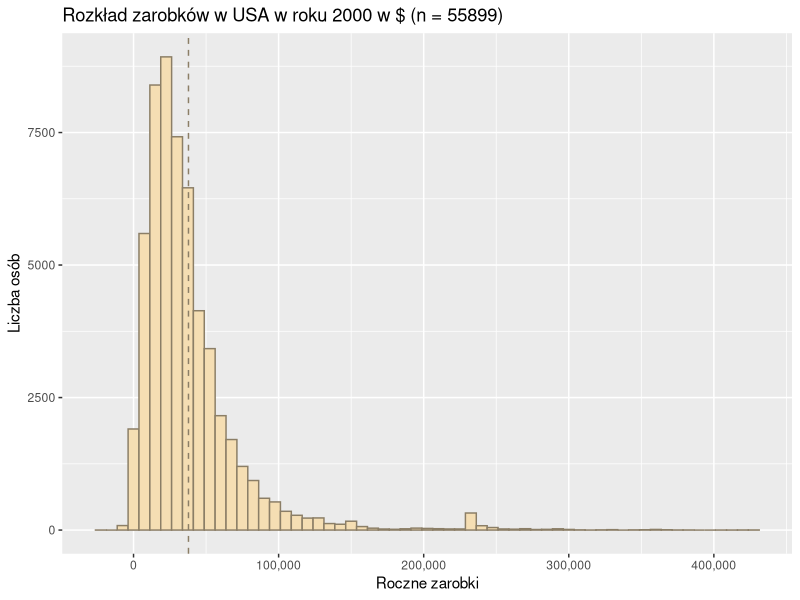
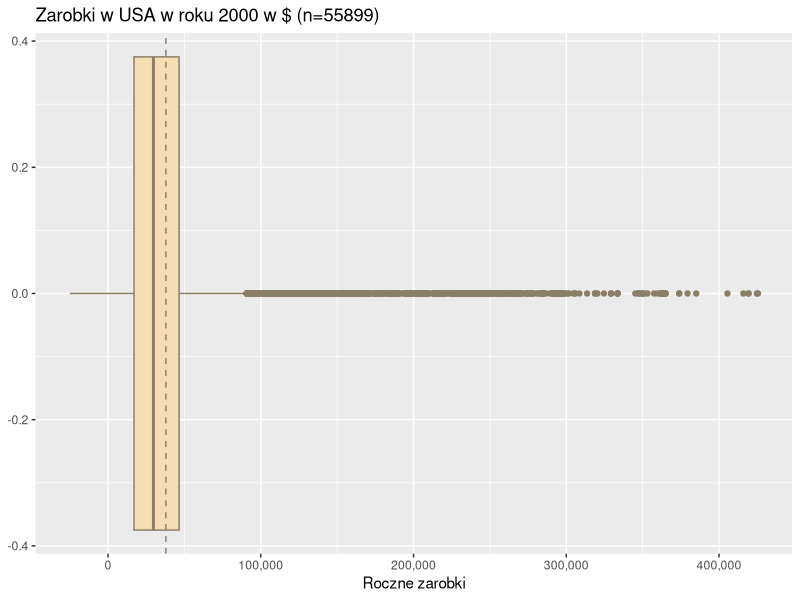
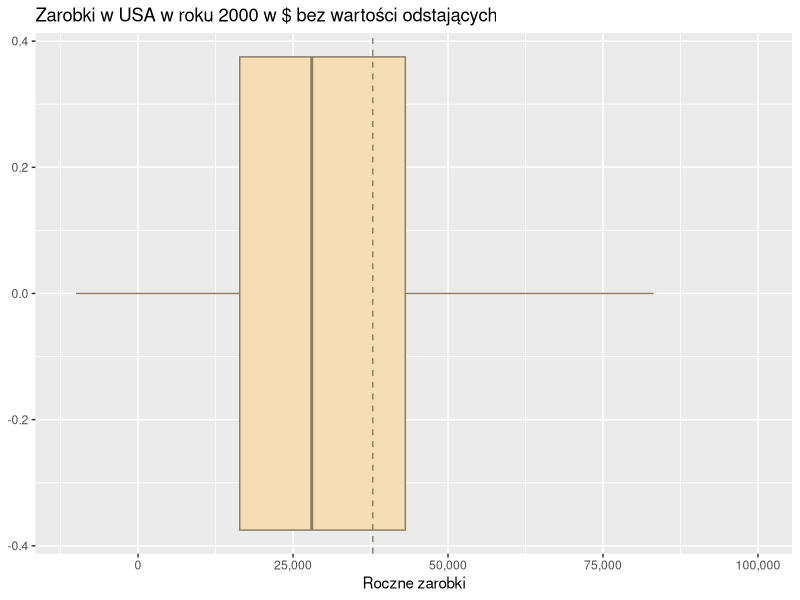
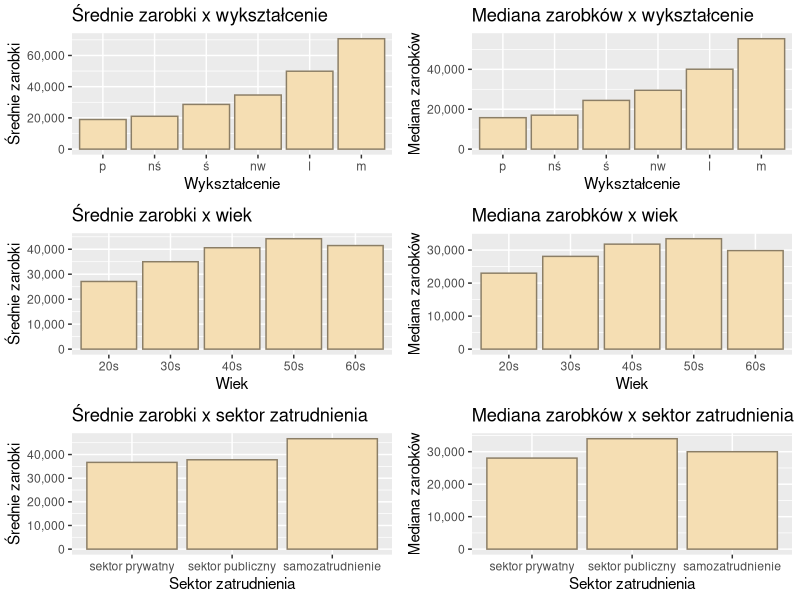
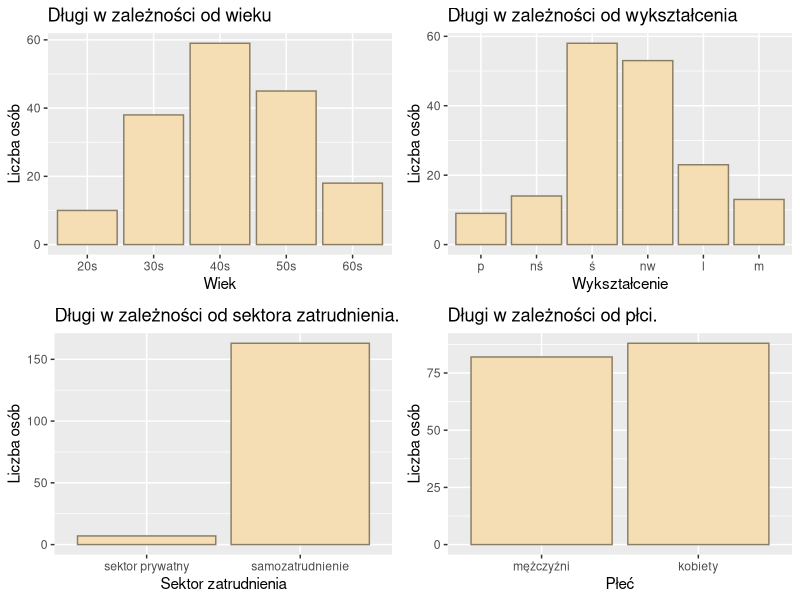
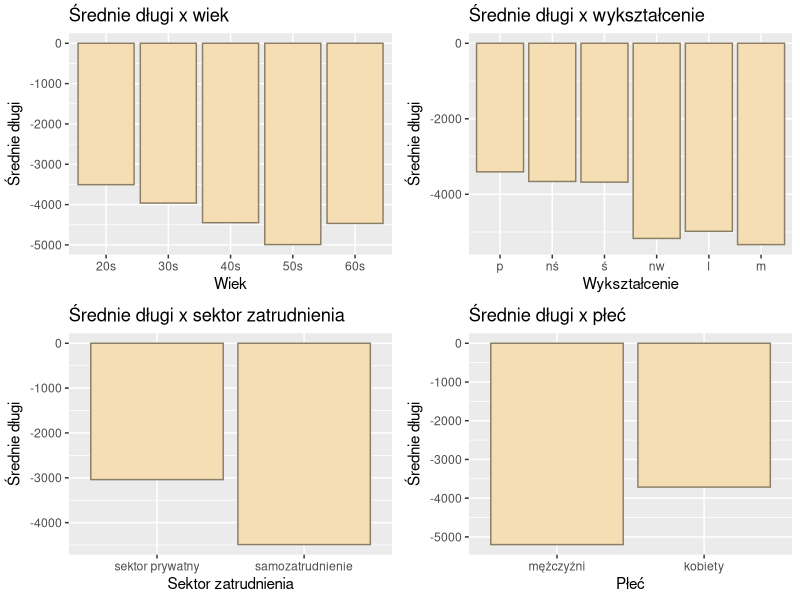
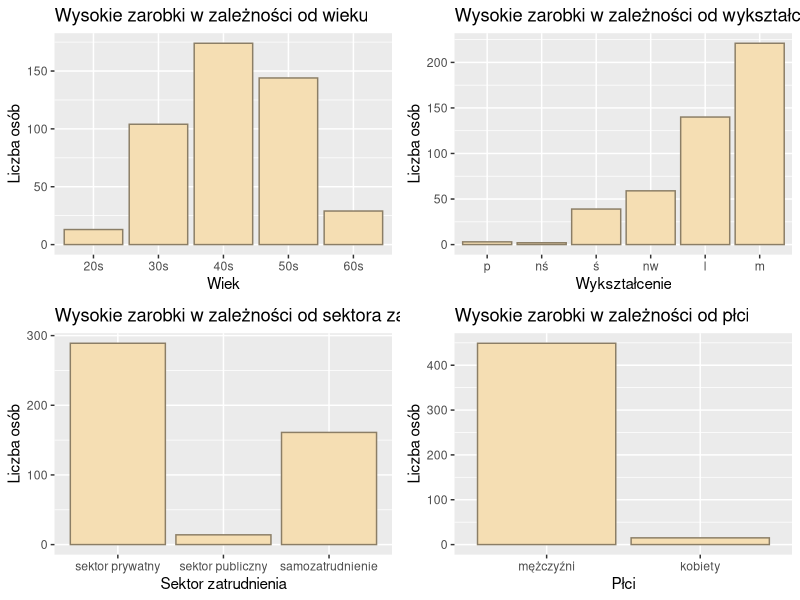
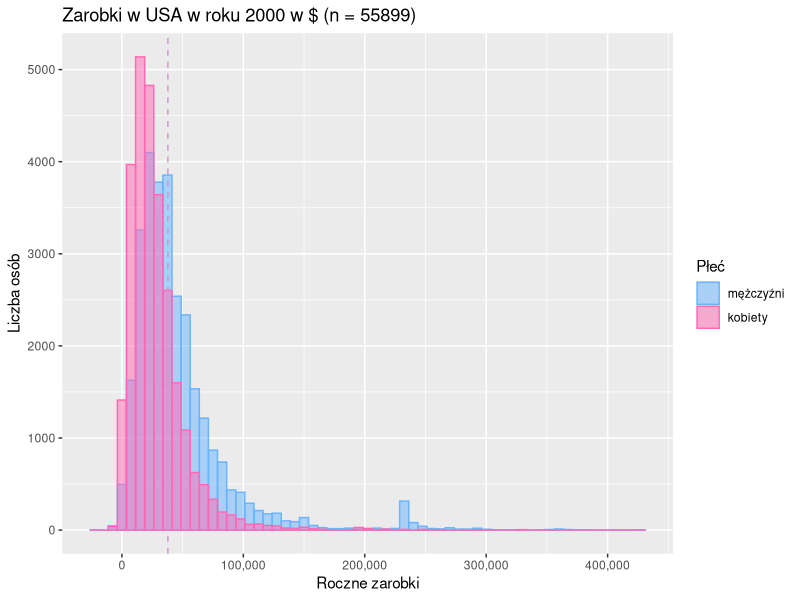

The R script that drew these images, in order:
## ---- chunk 1
knitr::opts_chunk$set(echo = TRUE)
## ---- chunk 2
data <- read.table('income.txt') #ustalenie pliku z danymi jako zmienną w R
colnames(data) = c('id', 'age', 'education', 'sex', 'salary', 'sector') #zmiana nazw kolumn dla ułatwienia pracy 
women <- subset(data, sex == 2) #tworzymy pomocniczą tabelę tylko dla kobiet
men <- subset(data, sex == 1) #podobnie dla mężczyzn
data$sex <- as.factor(data$sex) #zapisujemy płeć jako factor
levels(data$sex) <- c('mężczyźni', 'kobiety') #zmieniamy nazwy, żeby płcie się wyświetlały jako mężczyzna i kobieta, a nie 1 i 2
data$education <- as.factor(data$education) #analogicznie dla edukacji
levels(data$education) <- c('podstawowe', 'niepełne średnie', 'średnie', 'niepełne wyższe', 'licencjat', 'magisterium')
data$sector <- as.factor(data$sector) #i sektora
levels(data$sector) <- c('sektor prywatny', 'sektor publiczny', 'samozatrudnienie')
age_group <- dplyr::case_when(
      data$age <= 29            ~ "20s",
      data$age > 29 & data$age <= 39 ~ "30s",
      data$age > 39 & data$age <= 49 ~ "40s",
      data$age > 49 & data$age <= 59 ~ "50s",
      data$age > 59 ~ "60s"
    ) #ustawiamy przedziały dla wieku, aby nie wyświetlało lat oddzielnie, tylko w grupach 25-29, 30-39, 40-49, 50-59 i 60-65
data$age_group = factor(age_group, level = c('20s', '30s', '40s', '50s', '60s')) #tworzę nową kolumnę będącą faktorem grup wiekowych
## ---- chunk 3
library(ggplot2) #otwarcie biblioteki umożliwiającej rysowanie wykresów
library(scales) #otwarcie biblioteki umożliwiającej zmianę skali na wykresie; użyta ze względów estetycznych


ggplot(data, aes(x=salary)) + #określenie tabeli danych, a także jej konkretnej zmiennej, dla której rysujemy wykres
  geom_histogram(binwidth = 7500, color='wheat4', fill='wheat') + #określamy typ wykresu, szerokość słupków, a także jego kolor aby był jak najbardziej czytelny
  geom_vline(aes(xintercept=mean(salary)), linetype='dashed', color = 'wheat4') + #rysujemy linię, która wskazuje średni zarobek 
  labs(title='Rozkład zarobków w USA w roku 2000 w $ (n = 55899)', x = 'Roczne zarobki', y = 'Liczba osób') + #tytułujemy histogram oraz jego osie
  scale_x_continuous(labels=comma) #określamy skalę osi x, aby nie pokazywały się wartości w notacji naukowej
## ---- chunk 4
summary(data) #tabela z wybranymi statystykami, a także liczbą poszczególnych zmiennych jakościowych
## ---- chunk 5
ggplot(data, aes(x=salary)) + #ustalenie tabeli danych, z której korzystamy przy badaniu
  geom_boxplot(color='wheat4', fill='wheat') + #określamy typ wykresu, w tym przypadku wykres pudełkowy, a także wybieramy jego kolor
  geom_vline(aes(xintercept=mean(salary)), linetype='dashed', color = 'wheat4') + #linia wyznaczająca średnią zarobkową
  labs(title='Zarobki w USA w roku 2000 w $ (n=55899)', x = 'Roczne zarobki') + #tytułujemy wykres oraz jego oś
  scale_x_continuous(labels=comma) #analogia do histogramu powyżej
## ---- chunk 6
ggplot(data, aes(x=salary)) + #analogicznie
  geom_boxplot(color='wheat4', fill='wheat', outlier.shape=NA) + #analogicznie + ustawiamy kształt wartości odstających na NA, zatem aby były niewidoczne
  geom_vline(aes(xintercept=mean(salary)), linetype='dashed', color = 'wheat4') + #analogicznie
  labs(title='Zarobki w USA w roku 2000 w $ bez wartości odstających', x='Roczne zarobki') + #analogicznie
  scale_x_continuous(labels=comma, limits=c(-11000,100000)) #analogicznie + zmiana limitu osi na (-11000, 100000), aby pudełko było większe
## ---- chunk 7
library(ggpubr) #biblioteka umożliwiająca mi umieszczenie wielu wykresów na niewielkim obszarze

w1 <- ggplot(data, aes(education, salary)) +
  geom_bar(position = 'dodge', stat = 'summary', fun = 'mean', color='wheat4', fill='wheat') + #sporządzenie wykresu słupkowego, którego wysokość to średnie zarobki, wszystkie robione analogicznie
  labs(title = 'Średnie zarobki x wykształcenie', x = 'Wykształcenie', y = 'Średnie zarobki') + #tytuł wykresu oraz osi
  scale_y_continuous(labels = comma) + #zmiana wyświetlanych liczb
  scale_x_discrete(labels=c('p', 'nś', 'ś', 'nw', 'l', 'm')) #na koniec smieniam nazwy na skróty, aby wykres był czytelniejszy

#wszystkie kolejne wykresy robię analogicznie do pierwszego, zmieniając jedynie nazwę wykresu i osi y oraz funkcję ze średniej na medianę

w3 <- ggplot(data, aes(age_group, salary)) +
  geom_bar(position = 'dodge', stat = 'summary', fun = 'mean', color='wheat4', fill='wheat') +
  labs(title = 'Średnie zarobki x wiek', x = 'Wiek', y = 'Średnie zarobki')+
  scale_y_continuous(labels = comma)

w5 <- ggplot(data, aes(sector, salary)) +
  geom_bar(position = 'dodge', stat = 'summary', fun = 'mean', color='wheat4', fill='wheat') +
  labs(title = 'Średnie zarobki x sektor zatrudnienia', x = 'Sektor zatrudnienia', y = 'Średnie zarobki') +
  scale_y_continuous(labels = comma)

w2 <- ggplot(data, aes(education, salary)) +
  geom_bar(position = 'dodge', stat = 'summary', fun = 'median', color='wheat4', fill='wheat') + #sporządzenie wykresu słupkowego, którego wysokość to średnie zarobki, wszystkie robione analogicznie
  labs(title = 'Mediana zarobków x wykształcenie', x = 'Wykształcenie', y = 'Mediana zarobków') +
  scale_y_continuous(labels = comma) +
  scale_x_discrete(labels=c('p', 'nś', 'ś', 'nw', 'l', 'm'))

w4 <- ggplot(data, aes(age_group, salary)) +
  geom_bar(position = 'dodge', stat = 'summary', fun = 'median', color='wheat4', fill='wheat') +
  labs(title = 'Mediana zarobków x wiek', x = 'Wiek', y = 'Mediana zarobków')+
  scale_y_continuous(labels = comma)

w6 <- ggplot(data, aes(sector, salary)) +
  geom_bar(position = 'dodge', stat = 'summary', fun = 'median', color='wheat4', fill='wheat') +
  labs(title = 'Mediana zarobków x sektor zatrudnienia', x = 'Sektor zatrudnienia', y = 'Mediana zarobków') +
  scale_y_continuous(labels = comma)

ggarrange(w1, w2, w3, w4, w5, w6, ncol = 2, nrow = 3) #ustawienie wykresów w dwóch kolumnach po trzy wykresy każda
## ---- chunk 8
debt <- subset(data, salary<0) #stworzenie tabeli, gdzie jedyne wartości zarobkowe to wartości ujemne
str(debt) #sprawdzenie liczby osób mających długi
## ---- chunk 9
#wykresy wykonuję analogicznie do poprzednich, zmieniając jedynie nazwy, oraz typ wykresu (stat = count pokazujący wykres pokazujący liczebność danej kategorii)
d1 <- ggplot(debt, aes(age_group)) +
  geom_bar(stat='count', color = 'wheat4', fill = 'wheat') +
  labs(title = 'Długi w zależności od wieku', x = 'Wiek', y='Liczba osób')

d2 <- ggplot(debt, aes(education)) +
  geom_bar(stat='count', color='wheat4', fill = 'wheat') +
  labs(title='Długi w zależności od wykształcenia', x='Wykształcenie', y='Liczba osób') +
  scale_x_discrete(labels=c('p', 'nś', 'ś', 'nw', 'l', 'm'))

d3 <- ggplot(debt, aes(sector)) +
  geom_bar(stat='count', color = 'wheat4', fill = 'wheat') +
  labs(title='Długi w zależności od sektora zatrudnienia.', x = 'Sektor zatrudnienia', y='Liczba osób') 

d4 <- ggplot(debt, aes(sex)) +
  geom_bar(stat='count', color = 'wheat4', fill='wheat') +
  labs(title='Długi w zależności od płci.', x='Płeć', y='Liczba osób')

ggarrange(d1, d2, d3, d4, ncol=2, nrow=2) #4 wykresy w 2 kolumnach i 2 rzędach
## ---- chunk 10
#wykresy analogiczne
b1 <- ggplot(debt, aes(x=age_group, y=salary)) +
  geom_bar(position = 'dodge', stat = 'summary', fun = 'mean', color='wheat4', fill='wheat') +
  labs(title='Średnie długi x wiek', x='Wiek', y='Średnie długi')

b2 <- ggplot(debt, aes(x=education, y=salary)) +
  geom_bar(position = 'dodge', stat = 'summary', fun = 'mean', color='wheat4', fill='wheat') +
  labs(title='Średnie długi x wykształcenie', x='Wykształcenie', y='Średnie długi') +
  scale_x_discrete(labels=c('p', 'nś', 'ś', 'nw', 'l', 'm'))

b3 <- ggplot(debt, aes(x=sector, y=salary)) +
  geom_bar(position = 'dodge', stat = 'summary', fun = 'mean', color='wheat4', fill='wheat') +
  labs(title='Średnie długi x sektor zatrudnienia', x='Sektor zatrudnienia', y='Średnie długi')

b4 <- ggplot(debt, aes(x=sex, y=salary)) +
  geom_bar(position = 'dodge', stat = 'summary', fun = 'mean', color='wheat4', fill='wheat') +
  labs(title='Średnie długi x płeć', x='Płeć', y='Średnie długi')

ggarrange(b1, b2, b3, b4, ncol=2, nrow=2)
## ---- chunk 11
summary(debt$salary) #podsumowanie jedynie dla kolumny z zarobkami
## ---- chunk 12
hill <- subset(data, salary>=225000 & salary<=250000) #poniższe kody będą analogiczne do analizy długów, zatem ominę komentarze
str(hill)
## ---- chunk 13
#analogicznie do długów
g1 <- ggplot(hill, aes(age_group)) +
  geom_bar(stat='count', color = 'wheat4', fill='wheat') +
  labs(title='Wysokie zarobki w zależności od wieku', x='Wiek', y='Liczba osób') 

g2 <- ggplot(hill, aes(education)) +
  geom_bar(stat='count', color = 'wheat4', fill='wheat') +
  labs(title='Wysokie zarobki w zależności od wykształcenia', x='Wykształcenie', y='Liczba osób') +
  scale_x_discrete(labels=c('p', 'nś', 'ś', 'nw', 'l', 'm'))

g3 <- ggplot(hill, aes(sector)) +
  geom_bar(stat='count', color = 'wheat4', fill='wheat') +
  labs(title='Wysokie zarobki w zależności od sektora zatrudnienia', x='Sektor zatrudnienia', y='Liczba osób')

g4 <- ggplot(hill, aes(sex)) +
  geom_bar(stat='count', color = 'wheat4', fill='wheat') +
  labs(title='Wysokie zarobki w zależności od płci', x='Płci', y='Liczba osób')

ggarrange(g1, g2, g3, g4, ncol=2, nrow=2)
## ---- chunk 14
ggplot(data, aes(x=salary,color = sex, fill=sex)) + #określenie tabeli danych, a także jej konkretnej zmiennej, dla której rysujemy wykres, ustalamy, że kolor będzie różny w zależności od płci
  geom_histogram(binwidth = 7500, alpha=0.5, position = 'identity') + #określamy typ wykresu, szerokość słupków, ustalamy aby był bardziej przezroczysty oraz aby mieć dwa nałożone na siebie histogramy, zamiast jednego z podziałem na części dotyczące płci
  geom_vline(aes(xintercept=mean(salary)), linetype='dashed', color = 'plum3') +
  labs(title='Zarobki w USA w roku 2000 w $ (n = 55899)', x='Roczne zarobki', y='Liczba osób', fill = 'Płeć', color = 'Płeć') + #tytuujemy histogram oraz jego osie, a także legendę
  scale_x_continuous(labels=comma) +
  scale_color_manual(values=c("#69b4ff", '#ff69b4')) + #Zmiana kolorów dla obu wykresów, aby kolory były bardziej intuicyjne - kobiety różowy, a mężczyźni niebieski
  scale_fill_manual(values=c("#69b4ff", '#ff69b4')) #jak wyżej, tylko tym razem kolor wypełnienia obu słupków
## ---- chunk 15
#wykres posiada analogie do pozostałych wykresów pudełkowych oraz powyższego histogramu
ggplot(data, aes(x=salary, y=sex, color = sex, fill = sex)) +
  geom_boxplot(alpha = 0.5) + 
  labs(title='Zarobki w USA w roku 2000 w $ w zależności od płci (n=55899)', x = "Roczne zarobki", y='Płeć', color = 'Płeć', fill='Płeć') +
  geom_vline(aes(xintercept=mean(salary)), linetype='dashed', color = 'plum3') +
  scale_x_continuous(labels=comma) +
  scale_color_manual(values=c("#69b4ff", '#ff69b4')) +
  scale_fill_manual(values=c("#69b4ff", '#ff69b4'))
## ---- chunk 16
#analogicznie
ggplot(data, aes(x=salary, y=sex, color = sex, fill = sex)) +
  geom_boxplot(outlier.shape=NA, alpha = 0.5) + 
  labs(title='Zarobki w USA w roku 2000 w $ w zależności od płci bez wartości odstających (n=55899)', x='Roczne zarobki', y='Płeć', color='Płeć', fill = 'Płeć') +
  geom_vline(aes(xintercept=mean(salary)), linetype='dashed', color = 'plum3') +
  scale_x_continuous(labels=comma, limits=c(-30000, 100000)) +
  scale_color_manual(values=c("#69b4ff", '#ff69b4')) +
  scale_fill_manual(values=c("#69b4ff", '#ff69b4'))
## ---- chunk 17
#wykresy analogiczne do pozostałych 
a1 <- ggplot(data, aes(education, salary, fill = sex)) +
  geom_bar(position = 'dodge', stat = 'summary', fun = 'mean') +
  labs(title='Zarobki wzgl. wykształcenia dla płci', x='Wykształcenie', y='Średnie zarobki', fill='Płeć') +
  scale_y_continuous(labels = comma) +
  scale_fill_manual(values=c("#69b4ff", '#ff69b4'))

a2 <- ggplot(data, aes(age_group, salary, fill = sex)) +
  geom_bar(position = 'dodge', stat = 'summary', fun = 'mean') +
  labs(title='Zarobki wzgl. wieku dla płci', x='Wiek', y='Średnie zarobki', fill='Płeć') +
  scale_y_continuous(labels = comma) +
  scale_fill_manual(values=c("#69b4ff", '#ff69b4'))

a3 <- ggplot(data, aes(sector, salary, fill = sex)) + geom_bar(position = 'dodge', stat = 'summary', fun = 'mean') +
  labs(title='Zarobki wzgl. sektora zatrudnienia dla płci', x='Sektor zatrudnienia', y='Średnie zarobki', fill='Płeć') +
  scale_y_continuous(labels = comma) +
  scale_fill_manual(values=c("#69b4ff", '#ff69b4'))

ggarrange(a1, a2, a3, ncol = 1, nrow = 3) #tym razem jedna kolumna i trzy rzędy
## ---- chunk 18
q1 <- quantile(data$salary)[2] #pierwszy kwartyl przypisany do pewnej zmiennej q1
q3 <- quantile(data$salary)[4] #trzeci kwartyl przypisany do pewnej zmiennej q3
m <- quantile(data$salary)[3] #mediana przypisana do pewnej zmiennej m
iqn <- q3-q1 #rozrzut międzykwartylowy
## ---- chunk 19
data1 <- subset(data, salary>=-12503.5 & salary<=76007) #stworzenie podtablicy jedynie z danymi, które nas interesują
summary(data1$salary) #tabela podsumowująca te dane
